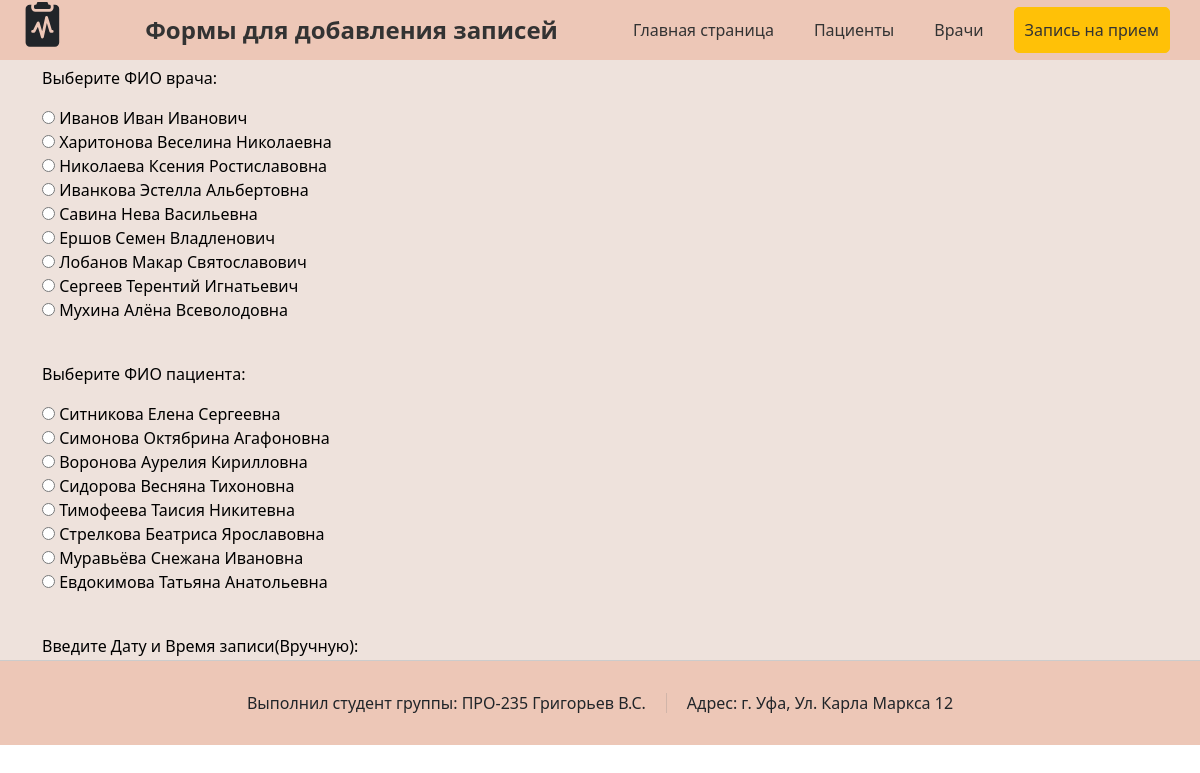
/about, run on the app's committed database.
### main.py (models this page shows, shortened)
class Doctors(db.Model):
    id = db.Column(db.Integer, primary_key=True)
    fioDoctor = db.Column(db.String(50), nullable=False)
    specialization = db.Column(db.String(50), nullable=False)

class Patients(db.Model):
    id = db.Column(db.Integer, primary_key=True)
    fioPatient = db.Column(db.String(50), nullable=False)

### main.py (the view)
@app.route('/about', methods=['POST', 'GET'])  #Создаем декоратор формы
def about():
    doctors = Doctors.query.all()
    patients = Patients.query.all()
    if request.method == "POST":
        fioPatient = request.form['fioPatient']
        fioDoctor = request.form['fioDoctor']
        text1 = request.form['text1']
        schedule = Schedule(fioPatient=fioPatient, fioDoctor=fioDoctor, text1=text1)
        try:
            db.session.add(schedule)
            db.session.commit()
            return redirect('/')
        except:
            return "Ошибка при создании записи!"
    else:
        return render_template("about.html", doctors=doctors, patients=patients)

### templates/about.html (shortened to what this page needs)
{% extends 'base.html' %}
{% block title %}
Формы для добавления записей
{% endblock %}
{% block body %}
<section class="hero1">
    <div class="container mt-5">
        <form method="post">
            <p>Выберите ФИО врача:</p>
            {% for elem in doctors %}
            <input type="radio" id="{{ elem.fioDoctor }}" name="fioDoctor" value="{{ elem.fioDoctor }}">
            <label for="{{ elem.fioDoctor }}">{{ elem.fioDoctor }}</label><br>
            {% endfor %}
            <p>Выберите ФИО пациента:</p>
            {% for elem in patients %}
            <input type="radio" id="{{ elem.fioPatient }}" name="fioPatient" value="{{ elem.fioPatient }}">
            <label for="{{ elem.fioPatient }}">{{ elem.fioPatient }}</label><br>
            {% endfor %}
            <p>Введите Дату и Время записи(Вручную):</p>
            <input type="text" name="text1" id="text1" class="form-control" placeholder="Например: 25.06.2023 15:30"><br>
        </form>
    </div>
</section>
{% endblock %}

### templates/base.html (shortened to what this page needs)
<html lang="ru">
<head>
    <link rel="stylesheet" href="{{ url_for('static', filename='css/main.css') }}">
    <link rel="stylesheet" href="https://cdn.jsdelivr.net/npm/bootstrap@5.2.3/dist/css/bootstrap.min.css">
</head>
  <body>
    <header class="header">
      <div class="logo">
          {% block title %}{% endblock %}
      </div>
      <nav class="nav">
        <a href="/">Главная страница</a>
        <a href="/patients">Пациенты</a>
        <a href="/doctors">Врачи</a>
        <a class="btn btn-warning" href="/about">Запись на прием</a>
      </nav>
    </header>
    <section>{% block body %}
        {% endblock %}
    </section>{% block service %} {% endblock %}
    <footer class="footer">
        <div class="footer-container">
            <div class="name-address">
            <p>Выполнил студент группы: ПРО-235 Григорьев В.С.</p>
             <p>Адрес: г. Уфа, Ул. Карла Маркса 12</p>
            </div>
        </div>
    </footer>
  </body>
</html>

### static/css/main.css (style rules this page uses)
body { margin: 0; padding: 0; font-family: Arial, sans-serif; }
.header { background-color: #EDC7B7; box-shadow: 0 2px 5px rgba(0, 0, 0, 0.1); height: 60px; display: flex; justify-content: space-between; align-items: center; padding: 0 20px; }
.logo { font-size: 24px; font-weight: bold; color: #333; }
.nav { display: flex; justify-content: center; align-items: center; }
.nav a { color: #333; text-decoration: none; margin: 0 10px; padding: 10px; border-radius: 5px; transition: background-color 0.3s ease-in-out; }
.hero1 { background: #EEE2DC; max-height: 600px; overflow-y: auto; background-size: cover; height: 800px; display: flex; justify-content: center; align-items: center; color: #000; }
.footer { background: #EDC7B7 border-top: 1px solid #ccc; padding: 20px; text-align: center; }
.footer p { margin: 0; padding: 10px; }
footer { background-color: #EDC7B7; border-top: 1px solid #ccc; padding: 20px; text-align: center; }
.footer-container { display: flex; justify-content: center; background: #EDC7B7; }
.name-address { display: flex; justify-content: center; align-items: center; }
.name-address p { margin: 0; padding: 10px; }

### templates/about.html (style rules this page uses)
p { margin-top: 40px; }

### data on the page
Doctors: fioDoctor "Иванов Иван Иванович"
Doctors: fioDoctor "Харитонова Веселина Николаевна"
Doctors: fioDoctor "Николаева Ксения Ростиславовна"
Doctors: fioDoctor "Иванкова Эстелла Альбертовна"
Doctors: fioDoctor "Савина Нева Васильевна"
Doctors: fioDoctor "Ершов Семен Владленович"
Doctors: fioDoctor "Лобанов Макар Святославович"
Doctors: fioDoctor "Сергеев Терентий Игнатьевич"
Doctors: fioDoctor "Мухина Алёна Всеволодовна"
Patients: fioPatient "Ситникова Елена Сергеевна"
Patients: fioPatient "Симонова Октябрина Агафоновна"
Patients: fioPatient "Воронова Аурелия Кирилловна"
Patients: fioPatient "Сидорова Весняна Тихоновна"
Patients: fioPatient "Тимофеева Таисия Никитевна"
Patients: fioPatient "Стрелкова Беатриса Ярославовна"
Patients: fioPatient "Муравьёва Снежана Ивановна"
Patients: fioPatient "Евдокимова Татьяна Анатольевна"
